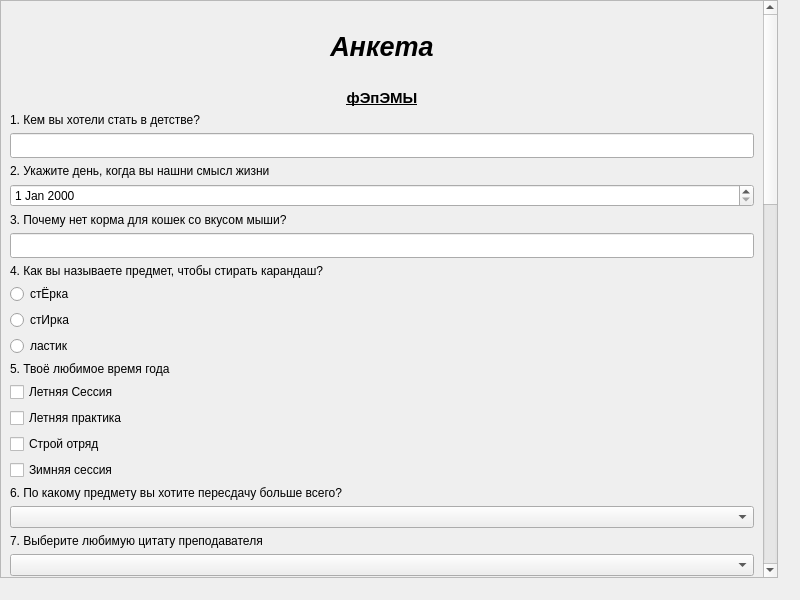
<?xml version="1.0" encoding="UTF-8"?>
<ui version="4.0">
 <class>Widget</class>
 <widget class="QWidget" name="Widget">
  <property name="geometry">
   <rect>
    <x>0</x>
    <y>0</y>
    <width>800</width>
    <height>600</height>
   </rect>
  </property>
  <property name="windowTitle">
   <string>Пасхалочка</string>
  </property>
  <property name="windowIcon">
   <iconset>
    <normaloff>C:/Users/PC/Desktop/размысл.jpg</normaloff>C:/Users/PC/Desktop/размысл.jpg</iconset>
  </property>
  <widget class="QScrollArea" name="scrollArea">
   <property name="geometry">
    <rect>
     <x>0</x>
     <y>0</y>
     <width>778</width>
     <height>578</height>
    </rect>
   </property>
   <property name="minimumSize">
    <size>
     <width>778</width>
     <height>578</height>
    </size>
   </property>
   <property name="widgetResizable">
    <bool>true</bool>
   </property>
   <widget class="QWidget" name="scrollAreaWidgetContents">
    <property name="geometry">
     <rect>
      <x>0</x>
      <y>0</y>
      <width>762</width>
      <height>1790</height>
     </rect>
    </property>
    <layout class="QVBoxLayout" name="verticalLayout_2">
     <item>
      <widget class="QLabel" name="label_5">
       <property name="minimumSize">
        <size>
         <width>0</width>
         <height>73</height>
        </size>
       </property>
       <property name="font">
        <font>
         <pointsize>20</pointsize>
         <italic>true</italic>
         <bold>true</bold>
        </font>
       </property>
       <property name="text">
        <string>Анкета</string>
       </property>
       <property name="alignment">
        <set>Qt::AlignCenter</set>
       </property>
      </widget>
     </item>
     <item>
      <widget class="QLabel" name="label_9">
       <property name="font">
        <font>
         <pointsize>11</pointsize>
         <bold>true</bold>
         <underline>true</underline>
         <strikeout>false</strikeout>
        </font>
       </property>
       <property name="text">
        <string>фЭпЭМЫ</string>
       </property>
       <property name="scaledContents">
        <bool>false</bool>
       </property>
       <property name="alignment">
        <set>Qt::AlignCenter</set>
       </property>
      </widget>
     </item>
     <item>
      <widget class="QLabel" name="label_8">
       <property name="text">
        <string>1. Кем вы хотели стать в детстве?</string>
       </property>
      </widget>
     </item>
     <item>
      <widget class="QLineEdit" name="lineEdit_3">
       <property name="minimumSize">
        <size>
         <width>0</width>
         <height>25</height>
        </size>
       </property>
      </widget>
     </item>
     <item>
      <widget class="QLabel" name="label_3">
       <property name="text">
        <string>2. Укажите день, когда вы нашни смысл жизни</string>
       </property>
      </widget>
     </item>
     <item>
      <widget class="QDateEdit" name="dateEdit"/>
     </item>
     <item>
      <widget class="QLabel" name="label_6">
       <property name="text">
        <string>3. Почему нет корма для кошек со вкусом мыши?</string>
       </property>
      </widget>
     </item>
     <item>
      <widget class="QLineEdit" name="lineEdit">
       <property name="minimumSize">
        <size>
         <width>0</width>
         <height>25</height>
        </size>
       </property>
      </widget>
     </item>
     <item>
      <widget class="QLabel" name="label_7">
       <property name="text">
        <string>4. Как вы называете предмет, чтобы стирать карандаш? </string>
       </property>
      </widget>
     </item>
     <item>
      <widget class="QRadioButton" name="radioButton_2">
       <property name="text">
        <string>стЁрка</string>
       </property>
       <attribute name="buttonGroup">
        <string notr="true">buttonGroup</string>
       </attribute>
      </widget>
     </item>
     <item>
      <widget class="QRadioButton" name="radioButton_4">
       <property name="text">
        <string>стИрка</string>
       </property>
       <attribute name="buttonGroup">
        <string notr="true">buttonGroup</string>
       </attribute>
      </widget>
     </item>
     <item>
      <widget class="QRadioButton" name="radioButton_3">
       <property name="text">
        <string>ластик</string>
       </property>
       <attribute name="buttonGroup">
        <string notr="true">buttonGroup</string>
       </attribute>
      </widget>
     </item>
     <item>
      <widget class="QLabel" name="label_10">
       <property name="text">
        <string>5. Твоё любимое время года</string>
       </property>
      </widget>
     </item>
     <item>
      <widget class="QCheckBox" name="checkBox_5">
       <property name="enabled">
        <bool>true</bool>
       </property>
       <property name="text">
        <string>Летняя Сессия</string>
       </property>
      </widget>
     </item>
     <item>
      <widget class="QCheckBox" name="checkBox_2">
       <property name="text">
        <string>Летняя практика</string>
       </property>
      </widget>
     </item>
     <item>
      <widget class="QCheckBox" name="checkBox_3">
       <property name="text">
        <string>Строй отряд</string>
       </property>
      </widget>
     </item>
     <item>
      <widget class="QCheckBox" name="checkBox_4">
       <property name="text">
        <string>Зимняя сессия</string>
       </property>
      </widget>
     </item>
     <item>
      <widget class="QLabel" name="label_11">
       <property name="text">
        <string>6. По какому предмету вы хотите пересдачу больше всего?</string>
       </property>
      </widget>
     </item>
     <item>
      <widget class="QComboBox" name="comboBox_2">
       <item>
        <property name="text">
         <string/>
        </property>
       </item>
       <item>
        <property name="text">
         <string>бел яз</string>
        </property>
       </item>
       <item>
        <property name="text">
         <string>Прога</string>
        </property>
       </item>
       <item>
        <property name="text">
         <string>Матан</string>
        </property>
       </item>
       <item>
        <property name="text">
         <string>физра</string>
        </property>
       </item>
      </widget>
     </item>
     <item>
      <widget class="QLabel" name="label_12">
       <property name="text">
        <string>7. Выберите любимую цитату преподавателя</string>
       </property>
      </widget>
     </item>
     <item>
      <widget class="QComboBox" name="comboBox">
       <item>
        <property name="text">
         <string/>
        </property>
       </item>
       <item>
        <property name="text">
         <string>Ребята-демократы</string>
        </property>
       </item>
       <item>
        <property name="text">
         <string>Поезд уходит</string>
        </property>
       </item>
       <item>
        <property name="text">
         <string>Вернёмся к нашим баранам</string>
        </property>
       </item>
       <item>
        <property name="text">
         <string>ПанЕслась бабка в партизаны</string>
        </property>
       </item>
       <item>
        <property name="text">
         <string>Шевелим червеллами</string>
        </property>
       </item>
       <item>
        <property name="text">
         <string>Вы даже этого не знаете</string>
        </property>
       </item>
       <item>
        <property name="text">
         <string>Ваш уровень знаний стремится к нулю, а нет, к минус бесконечности</string>
        </property>
       </item>
       <item>
        <property name="text">
         <string>Перегрузила машину</string>
        </property>
       </item>
       <item>
        <property name="text">
         <string>Что не рекомендованно, то есть unrecommended</string>
        </property>
       </item>
       <item>
        <property name="text">
         <string>Синтаксическая ошибка, то есть ошибка в синтаксисе</string>
        </property>
       </item>
       <item>
        <property name="text">
         <string>Боюсь открывать вижлу</string>
        </property>
       </item>
       <item>
        <property name="text">
         <string/>
        </property>
       </item>
      </widget>
     </item>
     <item>
      <widget class="QLabel" name="label_13">
       <property name="text">
        <string>8. Ваш любимый цвет галстука Георгия Прокофьевича</string>
       </property>
      </widget>
     </item>
     <item>
      <widget class="QCheckBox" name="checkBox">
       <property name="text">
        <string>Тёмно-синий в светлую полоску</string>
       </property>
      </widget>
     </item>
     <item>
      <widget class="QCheckBox" name="checkBox_6">
       <property name="text">
        <string>Светло-синий в тёмную полоску</string>
       </property>
      </widget>
     </item>
     <item>
      <widget class="QCheckBox" name="checkBox_7">
       <property name="text">
        <string>Красный</string>
       </property>
      </widget>
     </item>
     <item>
      <widget class="QCheckBox" name="checkBox_8">
       <property name="text">
        <string>Чёрный</string>
       </property>
      </widget>
     </item>
     <item>
      <widget class="QLabel" name="label_14">
       <property name="text">
        <string>9. Ваша любимая чиабатта?</string>
       </property>
      </widget>
     </item>
     <item>
      <widget class="QRadioButton" name="radioButton_6">
       <property name="text">
        <string>С курицей</string>
       </property>
       <attribute name="buttonGroup">
        <string notr="true">buttonGroup_2</string>
       </attribute>
      </widget>
     </item>
     <item>
      <widget class="QRadioButton" name="radioButton_7">
       <property name="text">
        <string>С ветчиной</string>
       </property>
       <attribute name="buttonGroup">
        <string notr="true">buttonGroup_2</string>
       </attribute>
      </widget>
     </item>
     <item>
      <widget class="QLabel" name="label_15">
       <property name="text">
        <string>10. Ваш любимый рисунок на парте в 605</string>
       </property>
      </widget>
     </item>
     <item>
      <widget class="QLineEdit" name="lineEdit_2">
       <property name="minimumSize">
        <size>
         <width>0</width>
         <height>25</height>
        </size>
       </property>
      </widget>
     </item>
     <item>
      <widget class="QLabel" name="label_16">
       <property name="text">
        <string>11. Ваша любимая сказка Радыно?</string>
       </property>
      </widget>
     </item>
     <item>
      <widget class="QComboBox" name="comboBox_4">
       <item>
        <property name="text">
         <string/>
        </property>
       </item>
       <item>
        <property name="text">
         <string>О пирамидах и русских</string>
        </property>
       </item>
       <item>
        <property name="text">
         <string>О великанах</string>
        </property>
       </item>
       <item>
        <property name="text">
         <string>О диффурах</string>
        </property>
       </item>
       <item>
        <property name="text">
         <string>О плоской земле</string>
        </property>
       </item>
       <item>
        <property name="text">
         <string>О больших дверях в храмах</string>
        </property>
       </item>
       <item>
        <property name="text">
         <string>Про право и лево</string>
        </property>
       </item>
       <item>
        <property name="text">
         <string>Про вампиров</string>
        </property>
       </item>
       <item>
        <property name="text">
         <string>Про английский язык</string>
        </property>
       </item>
       <item>
        <property name="text">
         <string>Про косу</string>
        </property>
       </item>
      </widget>
     </item>
     <item>
      <widget class="QLabel" name="label_4">
       <property name="text">
        <string>12. Если Земля плоская, то нужны ли диффуры?</string>
       </property>
      </widget>
     </item>
     <item>
      <widget class="QRadioButton" name="radioButton_9">
       <property name="text">
        <string>да</string>
       </property>
       <attribute name="buttonGroup">
        <string notr="true">buttonGroup_3</string>
       </attribute>
      </widget>
     </item>
     <item>
      <widget class="QRadioButton" name="radioButton_8">
       <property name="text">
        <string>нет</string>
       </property>
       <attribute name="buttonGroup">
        <string notr="true">buttonGroup_3</string>
       </attribute>
      </widget>
     </item>
     <item>
      <widget class="QLabel" name="label_17">
       <property name="text">
        <string>13. Что вы делаете на лекциях?</string>
       </property>
      </widget>
     </item>
     <item>
      <widget class="QComboBox" name="comboBox_5">
       <item>
        <property name="text">
         <string/>
        </property>
       </item>
       <item>
        <property name="text">
         <string>Сплю</string>
        </property>
       </item>
       <item>
        <property name="text">
         <string>Пишу конспект</string>
        </property>
       </item>
       <item>
        <property name="text">
         <string>Ем</string>
        </property>
       </item>
       <item>
        <property name="text">
         <string>Сижу в столовой</string>
        </property>
       </item>
       <item>
        <property name="text">
         <string>Играю в телефон</string>
        </property>
       </item>
       <item>
        <property name="text">
         <string>Рассматриваю трещины</string>
        </property>
       </item>
       <item>
        <property name="text">
         <string>Рассматриваю рисунки</string>
        </property>
       </item>
       <item>
        <property name="text">
         <string>Рисую рисунки</string>
        </property>
       </item>
       <item>
        <property name="text">
         <string>Всё вместе</string>
        </property>
       </item>
       <item>
        <property name="text">
         <string>Не хожу</string>
        </property>
       </item>
      </widget>
     </item>
     <item>
      <widget class="QLabel" name="label_18">
       <property name="text">
        <string>14. Почему нет корма для мышей со вкусом кошки?</string>
       </property>
      </widget>
     </item>
     <item>
      <widget class="QLineEdit" name="lineEdit_4">
       <property name="minimumSize">
        <size>
         <width>0</width>
         <height>25</height>
        </size>
       </property>
      </widget>
     </item>
     <item>
      <widget class="QLabel" name="label_19">
       <property name="text">
        <string>15. Выбери любимую игру в общаге</string>
       </property>
      </widget>
     </item>
     <item>
      <widget class="QCheckBox" name="checkBox_9">
       <property name="text">
        <string>Покрывало</string>
       </property>
      </widget>
     </item>
     <item>
      <widget class="QCheckBox" name="checkBox_11">
       <property name="text">
        <string>Психолог</string>
       </property>
      </widget>
     </item>
     <item>
      <widget class="QCheckBox" name="checkBox_13">
       <property name="text">
        <string>Да-Нет-ка</string>
       </property>
      </widget>
     </item>
     <item>
      <widget class="QCheckBox" name="checkBox_12">
       <property name="text">
        <string>Детектив</string>
       </property>
      </widget>
     </item>
     <item>
      <widget class="QLabel" name="label_22">
       <property name="text">
        <string>16. Лучшее направление студсоюза?</string>
       </property>
      </widget>
     </item>
     <item>
      <widget class="QComboBox" name="comboBox_6">
       <item>
        <property name="text">
         <string/>
        </property>
       </item>
       <item>
        <property name="text">
         <string>ТикТак</string>
        </property>
       </item>
       <item>
        <property name="text">
         <string>ТикТок</string>
        </property>
       </item>
       <item>
        <property name="text">
         <string>ТокТик</string>
        </property>
       </item>
      </widget>
     </item>
     <item>
      <widget class="QLabel" name="label_20">
       <property name="text">
        <string>17. Планируете ли Вы жить в общаге в следующем году?</string>
       </property>
      </widget>
     </item>
     <item>
      <widget class="QCheckBox" name="checkBox_10">
       <property name="text">
        <string>Да, я блатной</string>
       </property>
      </widget>
     </item>
     <item>
      <widget class="QCheckBox" name="checkBox_14">
       <property name="text">
        <string>Как повезёт</string>
       </property>
      </widget>
     </item>
     <item>
      <widget class="QCheckBox" name="checkBox_15">
       <property name="text">
        <string>Скорее на вокзале</string>
       </property>
      </widget>
     </item>
     <item>
      <widget class="QCheckBox" name="checkBox_16">
       <property name="text">
        <string>Нет</string>
       </property>
      </widget>
     </item>
     <item>
      <widget class="QLabel" name="label_21">
       <property name="text">
        <string>18. Какой вопрос вам нравится больше всего?</string>
       </property>
      </widget>
     </item>
     <item>
      <widget class="QCheckBox" name="checkBox_17">
       <property name="text">
        <string>Почему коровы стали военными? Чтобы защищать свои муууууууууууууууууууууууу.</string>
       </property>
      </widget>
     </item>
     <item>
      <widget class="QCheckBox" name="checkBox_19">
       <property name="text">
        <string>Почему собаки так любят погрызть косточку? Потому что они не могут укусить майонез.</string>
       </property>
      </widget>
     </item>
     <item>
      <widget class="QCheckBox" name="checkBox_18">
       <property name="text">
        <string>Как называется корова, которая любит петь в опере? Пастушка-дива.</string>
       </property>
      </widget>
     </item>
     <item>
      <widget class="QCheckBox" name="checkBox_20">
       <property name="text">
        <string>Почему рыбы не любят плавать на глубине? Потому что им страшно заглотнуть воду.</string>
       </property>
      </widget>
     </item>
     <item>
      <widget class="QCheckBox" name="checkBox_21">
       <property name="text">
        <string>Если бы вы могли быть любым зверем, кем бы вы были? Я был бы зебра, потому что она такая стильная!</string>
       </property>
      </widget>
     </item>
     <item>
      <widget class="QLabel" name="label_23">
       <property name="text">
        <string>19. Какой ты тип грязи в общаге?</string>
       </property>
      </widget>
     </item>
     <item>
      <widget class="QComboBox" name="comboBox_7">
       <item>
        <property name="text">
         <string/>
        </property>
       </item>
       <item>
        <property name="text">
         <string>Пыль на холодильнике</string>
        </property>
       </item>
       <item>
        <property name="text">
         <string>Пыль на полке</string>
        </property>
       </item>
       <item>
        <property name="text">
         <string>Грязный пол</string>
        </property>
       </item>
      </widget>
     </item>
     <item>
      <widget class="QLabel" name="label_25">
       <property name="text">
        <string>20. Потраченного времени жаль?</string>
       </property>
      </widget>
     </item>
     <item>
      <widget class="QRadioButton" name="radioButton_10">
       <property name="text">
        <string>Да</string>
       </property>
       <attribute name="buttonGroup">
        <string notr="true">buttonGroup_4</string>
       </attribute>
      </widget>
     </item>
     <item>
      <widget class="QRadioButton" name="radioButton_5">
       <property name="text">
        <string>Ответ 1</string>
       </property>
       <attribute name="buttonGroup">
        <string notr="true">buttonGroup_4</string>
       </attribute>
      </widget>
     </item>
     <item>
      <widget class="QRadioButton" name="radioButton">
       <property name="text">
        <string>Ответ 2</string>
       </property>
       <attribute name="buttonGroup">
        <string notr="true">buttonGroup_4</string>
       </attribute>
      </widget>
     </item>
     <item>
      <widget class="QPushButton" name="pushButton">
       <property name="text">
        <string>Завершить</string>
       </property>
      </widget>
     </item>
    </layout>
   </widget>
  </widget>
 </widget>
 <resources/>
 <connections/>
 <buttongroups>
  <buttongroup name="buttonGroup_2"/>
  <buttongroup name="buttonGroup_4"/>
  <buttongroup name="buttonGroup"/>
  <buttongroup name="buttonGroup_3"/>
 </buttongroups>
</ui>
